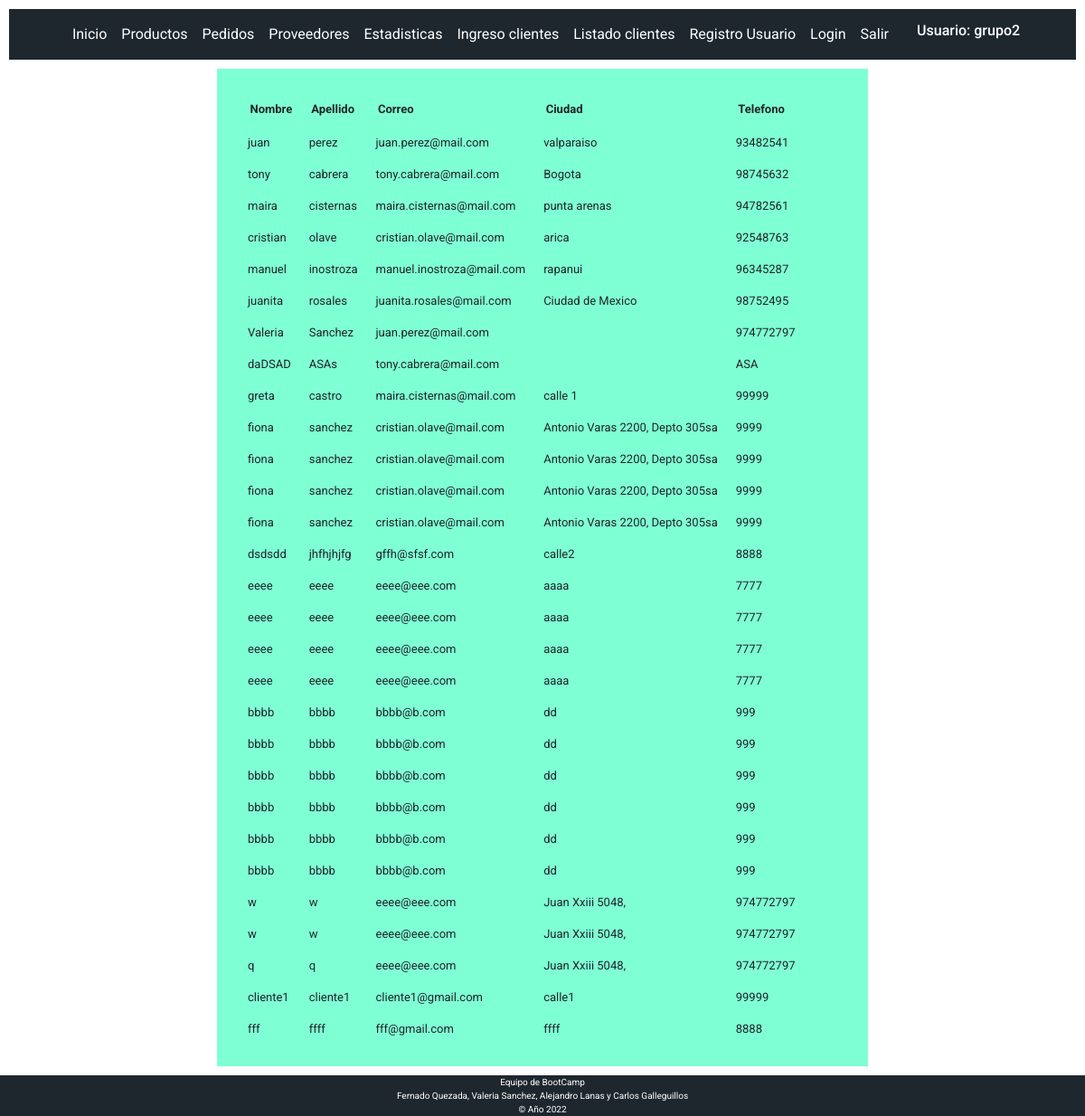
The app's page /clientes/ (signed in) with its own data.
### aplicacion1/models.py (models this page shows, shortened)
class Cliente(models.Model):
    nombre=models.CharField(max_length=50)
    apellido=models.CharField(max_length=50)
    correo=models.EmailField(max_length=100)
    ciudad=models.CharField(max_length=50)
    telefono=models.CharField(max_length=15)

### aplicacion1/views.py (the view)
# urls.py: path('clientes/', views.clientes, name='clientes'),
@login_required
def clientes(request):
    usuario=Cliente.objects.all()
    return render (request, 'aplicacion1/clientes.html', {"data":usuario})

### aplicacion1/templates/aplicacion1/clientes.html
{% extends 'aplicacion1/layout.html' %}
{% block content%}
<div id='tabla'>
  <table>
    <tr>
      <th>Nombre</th>
      <th>Apellido</th>
      <th>Correo</th>
      <th>Ciudad</th>
      <th>Telefono</th>
    </tr>
    {% for cli in data %}
    <tr>
      <td>{{cli.nombre}}</td>
      <td>{{cli.apellido}}</td>
      <td>{{cli.correo}}</td>
      <td>{{cli.ciudad}}</td>
      <td>{{cli.telefono}}</td>
    </tr>
    {% endfor %}
  </table>
</div>
{% endblock %}

### aplicacion1/templates/aplicacion1/layout.html (shortened to what this page needs)
{% load static %}
<html lang="en">
<head>
    <link href="https://cdn.jsdelivr.net/npm/bootstrap@5.1.3/dist/css/bootstrap.min.css" rel="stylesheet">
    <link href="{% static 'aplicacion1/style.css' %}" rel="stylesheet" type="text/css" />
</head>
<body>
    <nav  class="navbar navbar-expand-lg navbar-light bg-black_1">
		<div id="barranav" class="container-fluid justify-content-center" >
			<ul class="navbar-nav mb-2 mb-lg-0">
				<li class="nav-item">
					<a class="nav-link" href="{% url 'index' %}" id="form-contact">Inicio</a>
				</li>
				<li class="nav-item">
					<a class="nav-link" href="{% url 'productos' %}" id="form-contact">Productos</a>
				</li>
				<li class="nav-item">
					<a class="nav-link" href="{% url 'contacto' %}" id="form-contact">Pedidos</a>
				</li>
				<li class="nav-item">
					<a class="nav-link" href="{% url 'proveedores' %}" id="form-contact">Proveedores</a>
				</li>
        		<li class="nav-item">
					<a class="nav-link" href="{% url 'estadisticas' %}" id="form-contact">Estadisticas</a>
				</li>
        		<li class="nav-item">
					<a class="nav-link" href="{% url 'ingreso_clientes' %}" id="form-contact">Ingreso clientes</a>
				</li>
				<a class="nav-link" href="{% url 'clientes' %}" id="form-contact">Listado clientes</a>
				<a class="nav-link" href="{% url 'register' %}" id="form-contact">Registro Usuario</a>
				<a class="nav-link" href="/login" id="form-contact">Login</a>
				<a class="nav-link" href="/salir" id="form-contact">Salir</a>
			</ul>
			<div id='nombre_usuario'>
			<h1 id="usuario">Usuario: {{user.username}}</h1>
			</div>
		</div>
</nav>
{% block content%}
{% endblock %}
<footer>
	<div>Equipo de BootCamp
    <br>Fernado Quezada, Valeria Sanchez, Alejandro Lanas y Carlos Galleguillos
    <br>&copy; Año 2022 </div>
</footer>
</body>
</html>

### aplicacion1/static/aplicacion1/style.css (style rules this page uses)
body { font-family: 'Roboto', sans-serif; }
#usuario { color: white; font-size: medium; }
#tabla { text-align: center; background-color: aquamarine; margin-left: 20%; margin-right: 20%; padding: 2%; justify-content: center; }
#tabla th { font-size: small ; padding: 2%; text-align: left; }
#tabla td { font-size: small ; text-align: left; }
tbody, td, tfoot, th, thead, tr { padding: 10px; }
#form-contact { color: #fff; text-align: center; }
.bg-black_1 { background-color: rgba(30, 39, 46,1.0); }
nav { margin: 10px; }
div#nombre_usuario { padding-left: 2%; }
footer { background-color: rgba(30, 39, 46,1.0); color:#fff; text-align: center; width: 100%; margin-top: 10px; margin-bottom: -20%; font-size: x-small; }

### records on screen
Cliente: nombre "juan", apellido "perez", correo "juan.perez@mail.com", ciudad "valparaiso", telefono "93482541"
Cliente: nombre "tony", apellido "cabrera", correo "tony.cabrera@mail.com", ciudad "Bogota", telefono "98745632"
Cliente: nombre "maira", apellido "cisternas", correo "maira.cisternas@mail.com", ciudad "punta arenas", telefono "94782561"
Cliente: nombre "cristian", apellido "olave", correo "cristian.olave@mail.com", ciudad "arica", telefono "92548763"
Cliente: nombre "manuel", apellido "inostroza", correo "manuel.inostroza@mail.com", ciudad "rapanui", telefono "96345287"
Cliente: nombre "juanita", apellido "rosales", correo "juanita.rosales@mail.com", ciudad "Ciudad de Mexico", telefono "98752495"
Cliente: nombre "Valeria", apellido "Sanchez", correo "juan.perez@mail.com", telefono "974772797"
Cliente: nombre "daDSAD", apellido "ASAs", correo "tony.cabrera@mail.com", telefono "ASA"
Cliente: nombre "greta", apellido "castro", correo "maira.cisternas@mail.com", ciudad "calle 1", telefono "99999"
Cliente: nombre "fiona", apellido "sanchez", correo "cristian.olave@mail.com", ciudad "Antonio Varas 2200, Depto 305sa", telefono "9999"
Cliente: nombre "fiona", apellido "sanchez", correo "cristian.olave@mail.com", ciudad "Antonio Varas 2200, Depto 305sa", telefono "9999"
Cliente: nombre "fiona", apellido "sanchez", correo "cristian.olave@mail.com", ciudad "Antonio Varas 2200, Depto 305sa", telefono "9999"
Cliente: nombre "fiona", apellido "sanchez", correo "cristian.olave@mail.com", ciudad "Antonio Varas 2200, Depto 305sa", telefono "9999"
Cliente: nombre "dsdsdd", apellido "jhfhjhjfg", correo "gffh@sfsf.com", ciudad "calle2", telefono "8888"
Cliente: nombre "eeee", apellido "eeee", correo "eeee@eee.com", ciudad "aaaa", telefono "7777"
Cliente: nombre "eeee", apellido "eeee", correo "eeee@eee.com", ciudad "aaaa", telefono "7777"
Cliente: nombre "eeee", apellido "eeee", correo "eeee@eee.com", ciudad "aaaa", telefono "7777"
Cliente: nombre "eeee", apellido "eeee", correo "eeee@eee.com", ciudad "aaaa", telefono "7777"
Cliente: nombre "bbbb", apellido "bbbb", correo "bbbb@b.com", ciudad "dd", telefono "999"
Cliente: nombre "bbbb", apellido "bbbb", correo "bbbb@b.com", ciudad "dd", telefono "999"
Cliente: nombre "bbbb", apellido "bbbb", correo "bbbb@b.com", ciudad "dd", telefono "999"
Cliente: nombre "bbbb", apellido "bbbb", correo "bbbb@b.com", ciudad "dd", telefono "999"
Cliente: nombre "bbbb", apellido "bbbb", correo "bbbb@b.com", ciudad "dd", telefono "999"
Cliente: nombre "bbbb", apellido "bbbb", correo "bbbb@b.com", ciudad "dd", telefono "999"
Cliente: nombre "w", apellido "w", correo "eeee@eee.com", ciudad "Juan Xxiii 5048,", telefono "974772797"
Cliente: nombre "w", apellido "w", correo "eeee@eee.com", ciudad "Juan Xxiii 5048,", telefono "974772797"
Cliente: nombre "q", apellido "q", correo "eeee@eee.com", ciudad "Juan Xxiii 5048,", telefono "974772797"
Cliente: nombre "cliente1", apellido "cliente1", correo "cliente1@gmail.com", ciudad "calle1", telefono "99999"
Cliente: nombre "fff", apellido "ffff", correo "fff@gmail.com", ciudad "ffff", telefono "8888"

### other values on screen
{{ user.username }} "grupo2"
